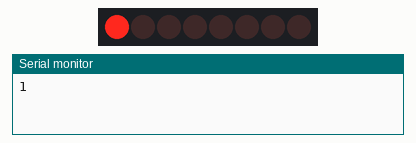
Recording of a sketch running on a simulated Arduino Uno, built with avr-gcc and run on an emulated ATmega328P. Shown: 8 shift-register outputs drawn as a row of LEDs (first output left, lit = HIGH), the last lines printed to the serial monitor. Wiring (inferred from the names in the program): shift register (74HC595): data pin 16; shift clock pin 14; latch pin 15. Wiring (inferred from the signals the program sends): row of LEDs: on Q0, Q1, Q2, Q3, Q4, Q5, Q6, Q7.

Above: at 0.05 s.
At 0.45 s:
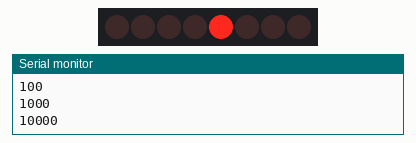
At 0.75 s:
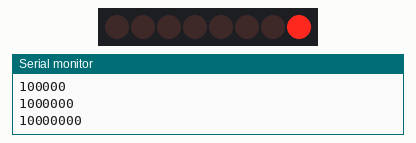
At 1.55 s:
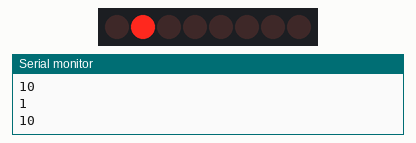
At 2.35 s:
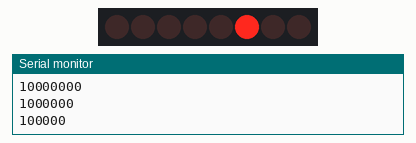
At 3.16 s:
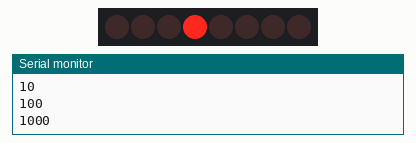
Timing chart, 0 to 3.5 s (numbered marks = the images above):
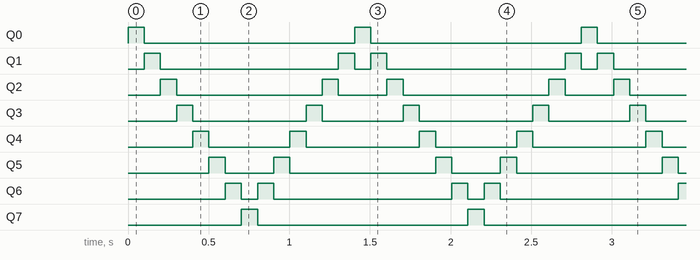

The sketch:

shift_bounce.ino
```cpp
#define SRCLK 14 // Serial clock
#define RCLK  15 // Latch
#define SER   16 // Serial out

#define SHF_LEFT  0
#define SHF_RIGHT 1

static byte led_byte;
static byte data_dir;

void setup()
{
  Serial.begin(9600);
  pinMode(SER, OUTPUT);
  pinMode(SRCLK, OUTPUT);
  pinMode(RCLK, OUTPUT);

  led_byte = 0x01;
  data_dir = SHF_RIGHT; // Starting direction will become inverted
}

void loop()
{
  // Ground latch while serial data is being written
  digitalWrite(RCLK, LOW);
  // Write serial data
  Serial.println(led_byte, BIN);
  shiftOut(SER, SRCLK, MSBFIRST, led_byte);
  digitalWrite(RCLK, HIGH);

  // Toggle data direction if at either end
  if (led_byte & 0x80 || led_byte & 0x01)
    data_dir ^= SHF_RIGHT;

  // Shift the LED "on" bit
  led_byte = (data_dir) ? (led_byte >> 1) : (led_byte << 1);

  delay(100);
}
```

Measured:
- by itself, Q0, Q7: alternates HIGH for 0.10 s and LOW for 1.3 s
- by itself, Q1: repeats every 1.4 s: LOW 1.1 s, HIGH 0.10 s, LOW 0.10 s, HIGH 0.10 s
- by itself, Q2: repeats every 1.4 s: LOW 0.90 s, HIGH 0.10 s, LOW 0.30 s, HIGH 0.10 s
- by itself, Q3: repeats every 1.4 s: LOW 0.70 s, HIGH 0.10 s, LOW 0.50 s, HIGH 0.10 s
- by itself, Q4: repeats every 1.4 s: LOW 0.50 s, HIGH 0.10 s, LOW 0.70 s, HIGH 0.10 s
- by itself, Q5: repeats every 1.4 s: LOW 0.30 s, HIGH 0.10 s, LOW 0.90 s, HIGH 0.10 s
- by itself, Q6: repeats every 1.4 s: LOW 0.10 s, HIGH 0.10 s, LOW 1.1 s, HIGH 0.10 s
